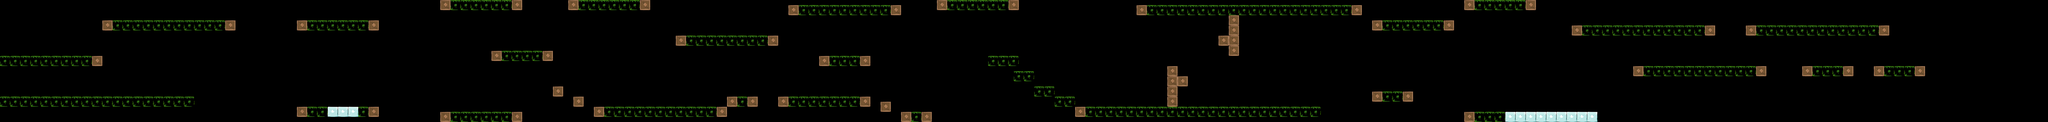

The image is a tile-based game level rendered from a .tmx file. Its description and source (layers, tilesets, objects; grid data summarised) follow:
An orthogonal 400x24 tile map with 32x32 px tiles, 1 tile layer (Wall), 1 hidden layer not drawn and 120 objects.

<map version="1.0" orientation="orthogonal" width="400" height="24" tilewidth="32" tileheight="32">
 <tileset firstgid="1" name="brick" tilewidth="32" tileheight="32">
  <image source="brick.png" width="256" height="64" />
 </tileset>
 <objectgroup name="brick_grass" width="400" height="24">
  <object x="2" y="354" width="635" height="59" />
  <object x="642" y="130" width="827" height="59" />
  <object x="2" y="610" width="1210" height="59" />
  <object x="1858" y="130" width="507" height="59" />
  <object x="1858" y="674" width="187" height="59" />
  <object x="2242" y="674" width="123" height="59" />
  <object x="2754" y="2" width="507" height="59" />
  <object x="2754" y="706" width="507" height="59" />
  <object x="3074" y="322" width="379" height="59" />
  <object x="3554" y="2" width="507" height="59" />
  <object x="3714" y="674" width="827" height="59" />
  <object x="3458" y="546" width="59" height="59" />
  <object x="3586" y="610" width="59" height="59" />
  <object x="4546" y="610" width="187" height="59" />
  <object x="4226" y="226" width="635" height="59" />
  <object x="4930" y="34" width="699" height="59" />
  <object x="5122" y="354" width="315" height="59" />
  <object x="4866" y="610" width="571" height="59" />
  <object x="5634" y="706" width="187" height="58" />
  <object x="5506" y="642" width="59" height="59" />
  <object x="5858" y="2" width="507" height="59" />
  <object x="6722" y="674" width="1787" height="59" />
  <object x="6178" y="354" width="187" height="59" />
  <object x="6338" y="450" width="123" height="59" />
  <object x="6594" y="610" width="123" height="59" />
  <object x="6466" y="546" width="123" height="59" />
  <object x="7106" y="34" width="1403" height="59" />
  <object x="8578" y="130" width="507" height="59" />
  <object x="8578" y="578" width="251" height="59" />
  <object x="9154" y="2" width="443" height="59" />
  <object x="9154" y="706" width="251" height="59" />
  <object x="9826" y="162" width="891" height="59" />
  <object x="10210" y="418" width="827" height="59" />
  <object x="10914" y="162" width="891" height="59" />
  <object x="11266" y="418" width="315" height="59" />
  <object x="11714" y="418" width="315" height="59" />
 </objectgroup>
 <objectgroup name="brick_ice" width="400" height="24">
  <object x="2050" y="674" width="57" height="59" />
  <object x="9410" y="706" width="59" height="59" />
  <object x="2114" y="674" width="57" height="59" />
  <object x="2178" y="674" width="57" height="59" />
  <object x="9474" y="706" width="59" height="59" />
  <object x="9602" y="706" width="59" height="59" />
  <object x="9538" y="706" width="59" height="59" />
  <object x="9794" y="706" width="59" height="59" />
  <object x="9730" y="706" width="59" height="59" />
  <object x="9666" y="706" width="59" height="59" />
  <object x="9858" y="706" width="59" height="59" />
  <object x="9922" y="706" width="59" height="59" />
 </objectgroup>
 <objectgroup name="brick_dice" width="400" height="24">
  <object x="2754" y="66" width="59" height="59" />
  <object x="3682" y="322" width="59" height="59" />
  <object x="12096" y="96" width="64" height="64" />
  <object x="12160" y="96" width="64" height="64" />
  <object x="12224" y="32" width="64" height="64" />
  <object x="12288" y="32" width="64" height="64" />
  <object x="12352" y="32" width="64" height="64" />
  <object x="12416" y="32" width="64" height="64" />
  <object x="12480" y="32" width="64" height="64" />
  <object x="12544" y="32" width="64" height="64" />
  <object x="12608" y="32" width="64" height="64" />
  <object x="12672" y="32" width="64" height="64" />
  <object x="12480" y="672" width="64" height="64" />
  <object x="12352" y="672" width="64" height="64" />
  <object x="12288" y="672" width="64" height="64" />
  <object x="12224" y="672" width="64" height="64" />
  <object x="12544" y="672" width="64" height="64" />
  <object x="12416" y="672" width="64" height="64" />
  <object x="12672" y="672" width="64" height="64" />
  <object x="12608" y="672" width="64" height="64" />
  <object x="12736" y="32" width="64" height="64" />
  <object x="12736" y="672" width="64" height="64" />
  <object x="2754" y="130" width="59" height="59" />
  <object x="2754" y="642" width="59" height="59" />
  <object x="2754" y="578" width="59" height="59" />
  <object x="3746" y="322" width="59" height="59" />
  <object x="3810" y="322" width="59" height="59" />
 </objectgroup>
 <objectgroup name="brick_wood" width="400" height="24">
  <object x="7296" y="416" width="64" height="64" />
  <object x="7296" y="480" width="64" height="64" />
  <object x="7296" y="544" width="64" height="64" />
  <object x="7296" y="608" width="64" height="64" />
  <object x="7360" y="480" width="64" height="64" />
  <object x="7616" y="224" width="64" height="64" />
  <object x="7680" y="224" width="64" height="64" />
  <object x="7680" y="160" width="64" height="64" />
  <object x="7680" y="96" width="64" height="64" />
  <object x="7680" y="288" width="64" height="64" />
 </objectgroup>
 <objectgroup name="brick_check" width="400" height="24" />
 <objectgroup name="diamond" width="400" height="24">
  <object x="480" y="512" />
  <object x="1216" y="256" />
  <object x="2112" y="608" />
  <object x="3232" y="448" />
  <object x="3744" y="576" />
  <object x="4352" y="384" />
  <object x="4928" y="512" />
  <object x="5408" y="512" />
  <object x="6112" y="128" />
  <object x="6304" y="288" />
  <object x="6688" y="512" />
  <object x="7040" y="512" />
  <object x="7680" y="544" />
  <object x="7328" y="224" />
  <object x="7968" y="256" />
  <object x="8704" y="512" />
  <object x="9184" y="640" />
  <object x="10208" y="320" />
  <object x="10784" y="352" />
  <object x="11360" y="352" />
  <object x="11872" y="352" />
  <object x="12320" y="320" />
  <object x="12480" y="576" />
  <object x="12672" y="192" />
  <object x="12768" y="576" />
  <object x="12480" y="192" />
  <object x="12608" y="576" />
 </objectgroup>
 <objectgroup name="heart" width="400" height="24">
  <object x="3232" y="224" />
  <object x="3776" y="224" />
  <object x="8960" y="256" />
  <object x="5216" y="256" />
  <object x="9312" y="160" />
 </objectgroup>
 <objectgroup name="spade" width="400" height="24" />
 <objectgroup name="club" width="400" height="24" />
 <layer name="joker" width="400" height="24" visible="0">
  <data>[9600 cells, 0 non-empty, 0 distinct tile ids]</data>
 </layer>
 <objectgroup name="piranha" width="400" height="24" visible="0">
  <object x="4418" y="610" width="59" height="59" />
  <object x="7106" y="610" width="59" height="59" />
  <object x="9410" y="66" width="59" height="59" />
 </objectgroup>
 <layer name="Wall" width="400" height="24">
  <data>[9600 cells, 1204 non-empty, 12 distinct tile ids]</data>
 </layer>
</map>
